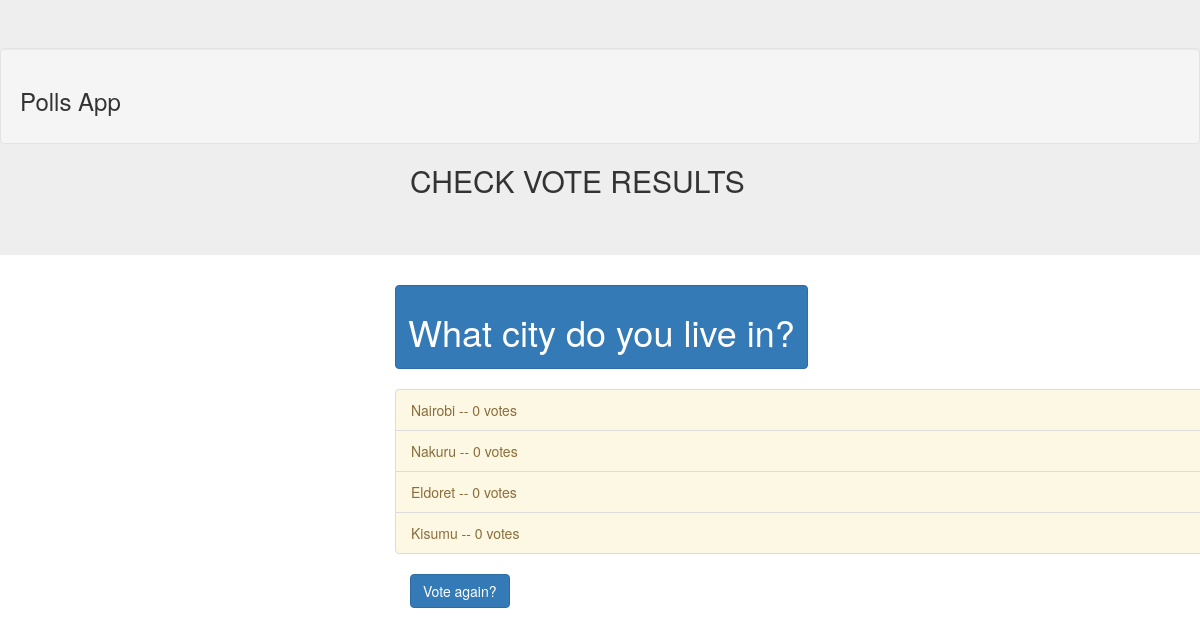
Page /pollsproject1/6/results/ on the earlier database version.
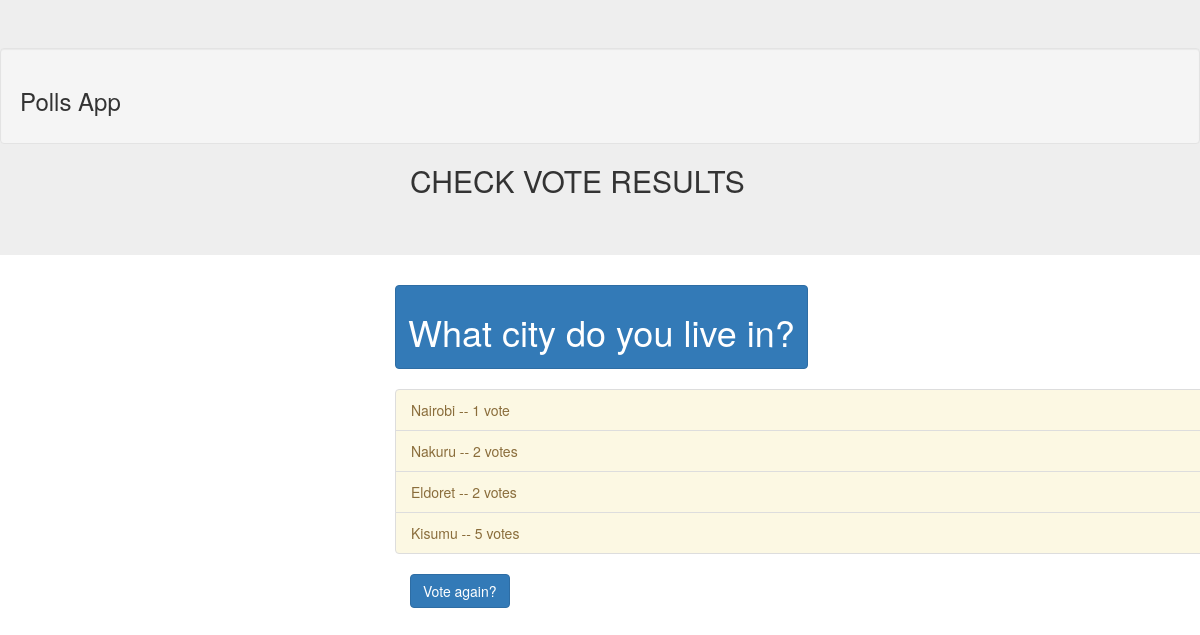
Same page on the later database version.
### pollsproject1/models.py (models this page shows, shortened)
class Choice(models.Model):
    question = models.ForeignKey(Question, on_delete=models.CASCADE)
    choice_text = models.CharField(max_length=200)
    votes = models.IntegerField(default=0)

### pollsproject1/views.py (the view)
# urls.py: path('<int:pk>/results/', views.ResultsView.as_view(), name='results'),
class ResultsView(generic.DetailView):
    model = Question
    template_name = 'pollsproject1/results.html'

### templates/pollsproject1/results.html (shortened to what this page needs)
{% load static %}
<!doctype html>
<html lang="en">
<head>
  <link rel="stylesheet" href="https://maxcdn.bootstrapcdn.com/bootstrap/3.4.0/css/bootstrap.min.css">
</head>
<body>
  <div class="jumbotron" >
<div class="well" color:grey;>
<h3> Polls App</h3>
</div>
<h2>CHECK VOTE RESULTS</h2>
  </div>
<div id="content" name="content" class="main">
    <div class="row justify-content-center">
      <div class="col-8">
        <div class="btn btn-primary ">
	      <h1>{{ question.question_text }}</h1>
        </div>
        <br>
        <br>
        <ul class="list-group list-group-flush">
        {% for choice in question.choice_set.all %}
        <li class="list-group-item list-group-item-warning">{{ choice.choice_text }} -- {{ choice.votes }} vote{{ choice.votes|pluralize }}</li>
        {% endfor %}
        </ul>
</div>
    </div>
      </div>
<a href="{% url 'pollsproject1:detail' question.id %}"><button class="btn btn-primary">Vote again?</button></a>
</body>
</html>

Differences in the rows shown:
changed Choice "Nairobi": votes "0" → "1"
changed Choice "Nakuru": votes "0" → "2"
changed Choice "Eldoret": votes "0" → "2"
changed Choice "Kisumu": votes "0" → "5"
